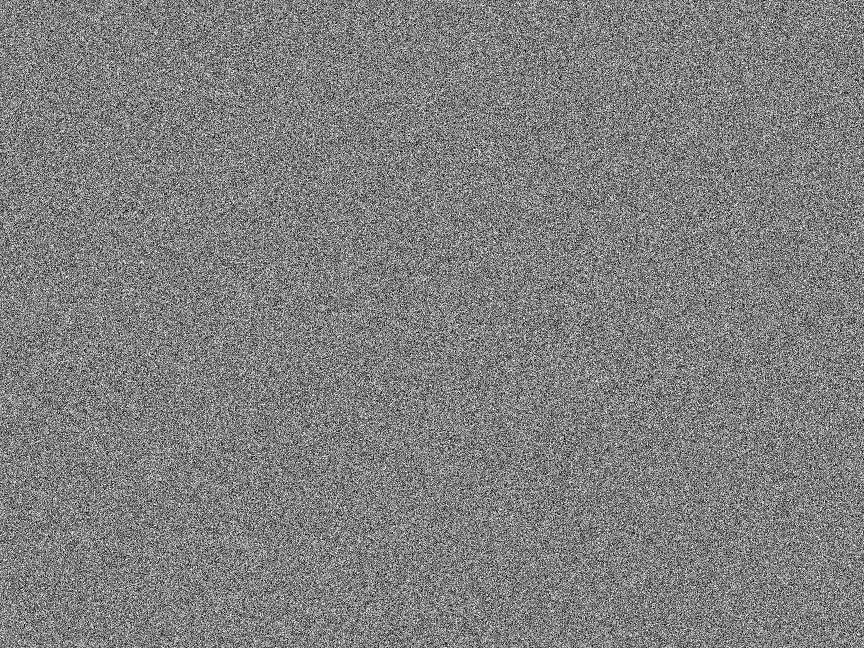
#> input picture watermark.bmp, 2592 x 1944 px (shown at 1/3 size)
$ python break_4m1.py   (Python 2 division)
#> lines starting #> are read from the running program, lines starting #| are printed output that depends on the picture; pictures that were not available may be replaced by others from this repository, and a replacement may not be noted
import cv2
import Image
import numpy
import operator
import os
from multiprocessing import Pool
from scipy import ndimage

def explore_efficiency(f):
  image = cv2.imread("w1/" + f, 0)
  print image
  edge_kernel = numpy.array([[0, -1, 0], [-1, 4, -1], [0, -1, 0]])
  result = ndimage.convolve(image, edge_kernel)
  return [
      1 if result[x][y] > 0 else (-1 if result[x][y] < 0 else 0)
      for y in range(len(result[0]))
      for x in range(len(result))
  ]

def main():
  watermark = [1 if x == 0 else -1 for x in Image.open("watermark.bmp").getdata()]
#> watermark = 5038848 items
  files = os.listdir("w1")
  reduced = [0] * len(watermark)
#> reduced = 5038848 items
  pool = Pool(8)
  while files:
    reduced = reduce(\
        lambda x, y: map(operator.add, x, y),\
        pool.map(explore_efficiency, files[0 : 8]),\
        reduced)
    files = files[8 : ]
#> this loop made 1 pass
#> (printed output is left out)
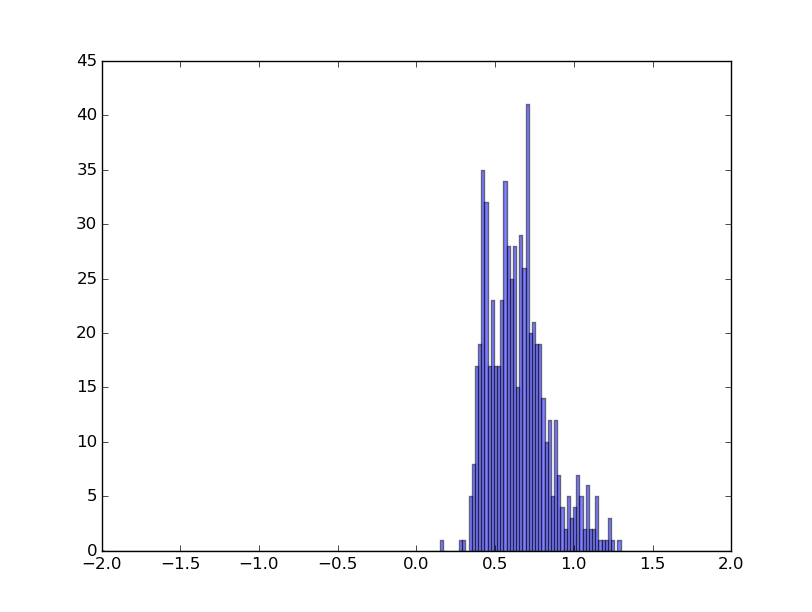
#> input picture color_alfa2.png, 812 x 612 px, given as the content of the folder w1, which was not available
#> pass 1, in explore_efficiency, `image = cv2.imread("w1/" + f, 0)`:
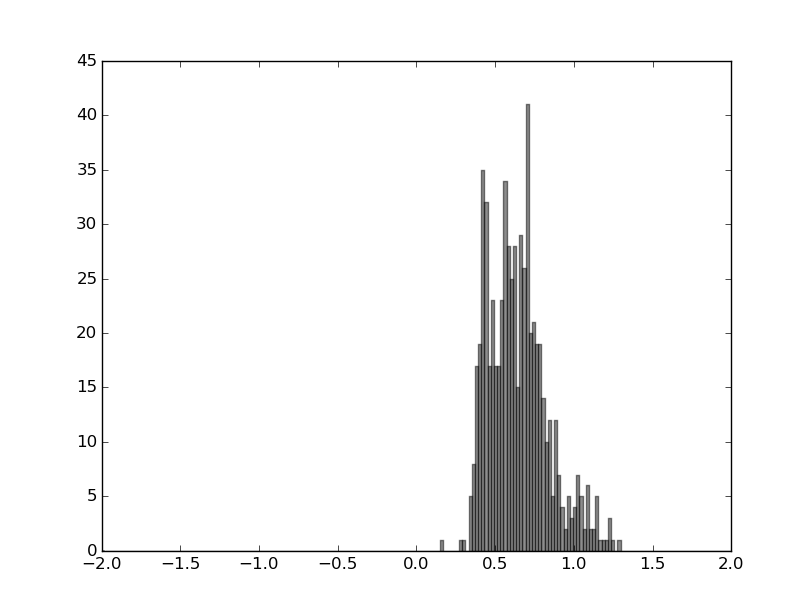
#> image: shape (612, 812); min 0, max 255, mean 245
#> pass 1, in explore_efficiency, `result = ndimage.convolve(image, edge_kernel)`:
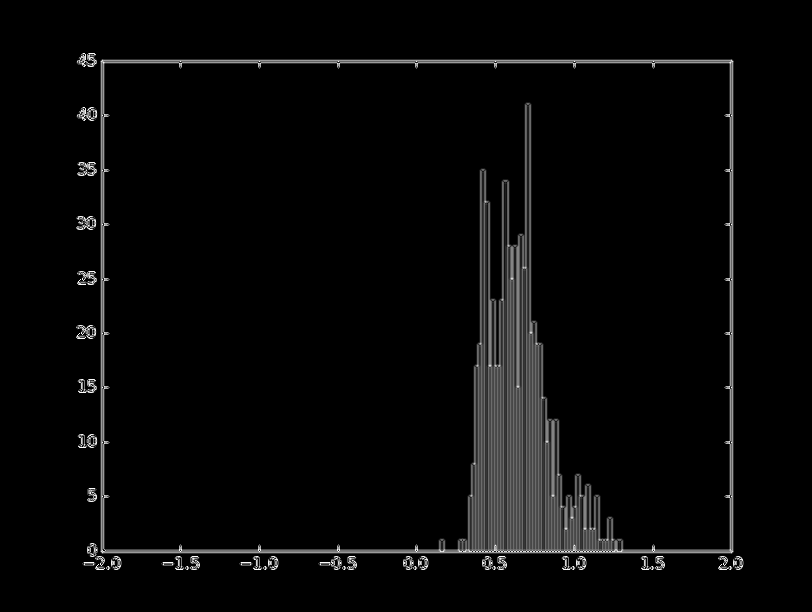
#> result: shape (612, 812); min 0, max 255, mean 7.8
#> after the loop, files = []
  solution = [1 if x > 0 else -1 for x in reduced]
#> solution = 496944 items
  # print solution
  print len(watermark)
#| 5038848
  print len(solution)
#| 496944
#> (the run stopped early here; a loop or call above may not have finished)
